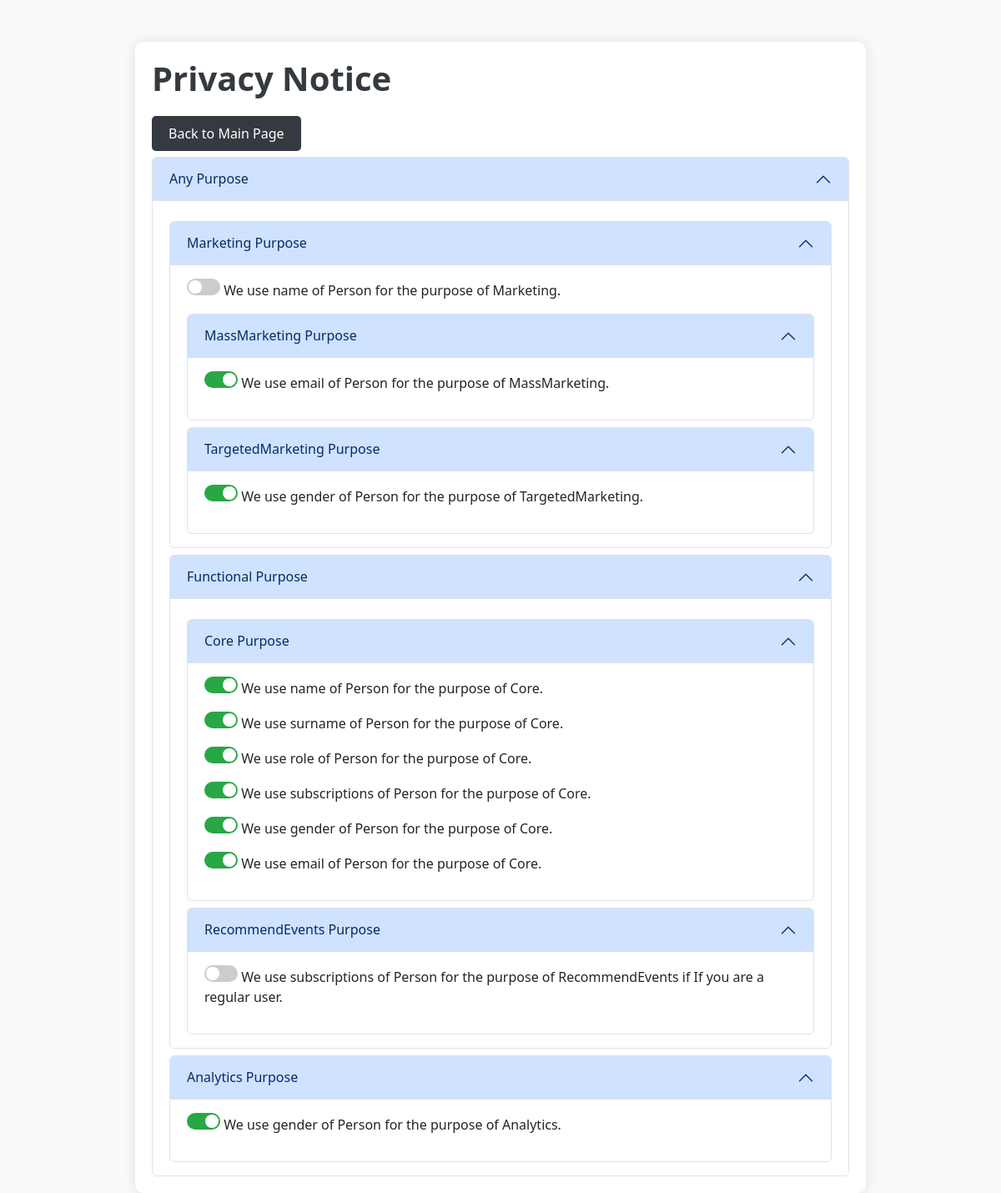
Page /policy (signed in) on the committed database.
### model.py (models this page shows)
class Consent(db.Model):
    id = db.Column(db.Integer, primary_key=True)
    classname = db.Column(db.String(100))
    propertyname = db.Column(db.String(100))
    person_id = db.Column(db.Integer, db.ForeignKey('person.id'), nullable=False)
    purpose_id = db.Column(db.Integer, db.ForeignKey('purpose.id'), nullable=False)
    user = db.relationship('Person', backref='consents', lazy=True)
    purpose = db.relationship('Purpose', backref='consents', lazy=True)

class Purpose(db.Model):
    id = db.Column(db.Integer, primary_key=True)
    name = db.Column(db.String(100))
    parent_id = db.Column(db.Integer, db.ForeignKey('purpose.id'), nullable=True)
    parent = db.relationship('Purpose', remote_side=[id], backref='children', lazy=True)

### app.py (the view)
@app.route('/policy')
def policy():
    if current_user.is_authenticated:
        consents = current_user.consents
        from project import PRIVACY_INPUT
        return render_template('policy.html', dpurposes=PRIVACY_INPUT, consents=consents)
    else:
        return redirect(url_for('user.login'))

### model.py (called while the page is built)
    @property
    def is_authenticated(self):
        return True

### templates/policy.html (shortened to what this page needs)
{% macro render_children_purposes(parent, current, dpurposes) %}
<div class="accordion mt-2" id="subPurposeAccordion{{ parent }}">
    <div class="accordion-item">
        <h2 class="accordion-header" id="heading{{current}}Purpose">
            <button class="accordion-button" type="button" data-bs-toggle="collapse" data-bs-target="#collapse{{current}}Purpose" aria-expanded="true" aria-controls="collapse{{current}}Purpose">
                {{ current }} Purpose
            </button>
        </h2>
        <div id="collapse{{ current }}Purpose" class="accordion-collapse" aria-labelledby="heading{{ current }}Purpose" data-bs-parent="#subPurposeAccordion{{ parent }}">
            <div class="accordion-body">
                {% for (class_name,property_name) in dpurposes['data'] %}
                <div class="mb-3">
                    <label class="toggle-switch">
                        <span class="slider"></span>
                    </label>
                    <span>We use {{ property_name }} of {{ class_name }} for the purpose of {{ current }}{% if 'constraintDesc' in dpurposes.keys() %} if {{ dpurposes['constraintDesc'] }}{% endif %}.</span>
                </div>
                {% endfor %}
                {% for child_purpose in dpurposes['children'] %}
                {{ render_children_purposes(current, child_purpose, dpurposes['children'][child_purpose]) }}
                {% endfor %}
            </div>
        </div>
    </div>
</div>
{% endmacro %}
<!DOCTYPE html>
<html lang="en">
<head>
    <link rel="stylesheet" href="/static/css/style.css">
    <link rel="stylesheet" href="/static/css/consent.css">
</head>
<body>
    <div class="container">
        <div class="table-container">
            <h1>Privacy Notice</h1>
            <a href="/" class="btn-back">Back to Main Page</a>
            <div class="accordion mt-3" id="purposeAccordion">
                {% for dp in dpurposes.keys() %}
                <div class="accordion-item">
                    <h2 class="accordion-header" id="heading{{dp}}Purpose">
                        <button class="accordion-button" type="button" data-bs-toggle="collapse" data-bs-target="#collapse{{dp}}Purpose" aria-expanded="true" aria-controls="collapse{{dp}}Purpose">
                            {{ dp }} Purpose
                        </button>
                    </h2>
                    <div id="collapse{{ dp }}Purpose" class="accordion-collapse" aria-labelledby="heading{{ dp }}Purpose" data-bs-parent="#purposeAccordion">
                        <div class="accordion-body">
                            {% for child_purpose in dpurposes[dp]['children'] %}
                            {{ render_children_purposes(dp, child_purpose, dpurposes[dp]['children'][child_purpose]) }}
                            {% endfor %}
                        </div>
                    </div>
                </div>
                {% endfor %}
            </div>
        </div>
    </div>
</body>
</html>

### static/css/consent.css (style rules this page uses)
body { background-color: #f8f9fa; }
.container { max-width: 900px; margin-top: 50px; }
.table-container { background-color: #ffffff; padding: 20px; border-radius: 10px; box-shadow: 0px 0px 15px rgba(0, 0, 0, 0.1); }
h1 { color: #343a40; font-weight: bold; margin-bottom: 30px; }
.accordion-button::after { margin-left: auto; }
.toggle-switch { display: inline-block; width: 40px; height: 20px; position: relative; }
.slider { position: absolute; cursor: pointer; top: 0; left: 0; right: 0; bottom: 0; background-color: #ccc; transition: 0.4s; border-radius: 20px; }
.slider:before { position: absolute; content: ""; height: 16px; width: 16px; left: 2px; bottom: 2px; background-color: white; transition: 0.4s; border-radius: 50%; }
input:checked + .slider { background-color: #28a745; }
input:checked + .slider:before { transform: translateX(20px); }
.btn-back { margin-top: 20px; padding: 10px 20px; background-color: #343a40; color: white; border: none; border-radius: 5px; font-size: 16px; transition: background-color 0.3s ease; cursor: pointer; text-decoration: none; }

### rows in the picture
Consent: propertyname "name", classname "Person", current "Marketing", current "Core"
Purpose: name "MassMarketing", property_name "email", class_name "Person", current "MassMarketing"
Purpose: name "TargetedMarketing", property_name "gender", class_name "Person", current "TargetedMarketing"
Purpose: name "Core", property_name "gender" "email", class_name "Person" "Person", current "Core" "Core"
Consent: propertyname "surname", classname "Person", current "Core"
Consent: propertyname "role", classname "Person", current "Core"
Consent: propertyname "subscriptions", classname "Person", current "Core", current "RecommendEvents", constraintDesc "If you are a regular user"
Purpose: name "RecommendEvents"

### other values in the picture
{{ dp }} "Any"
{{ current }} "Marketing" "Functional" "Analytics"
{{ property_name }} "gender"
{{ class_name }} "Person"
{{ current }} "Analytics"
